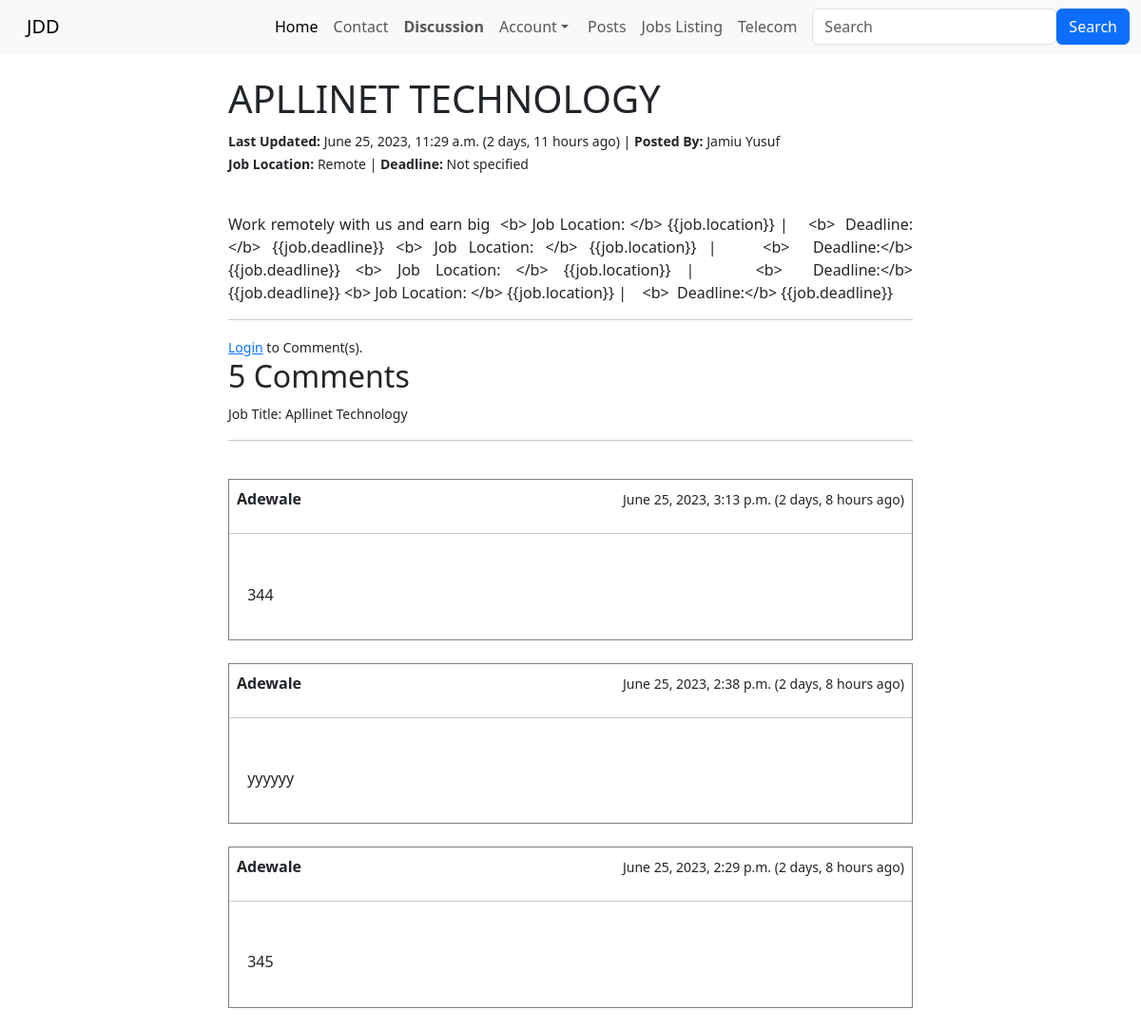
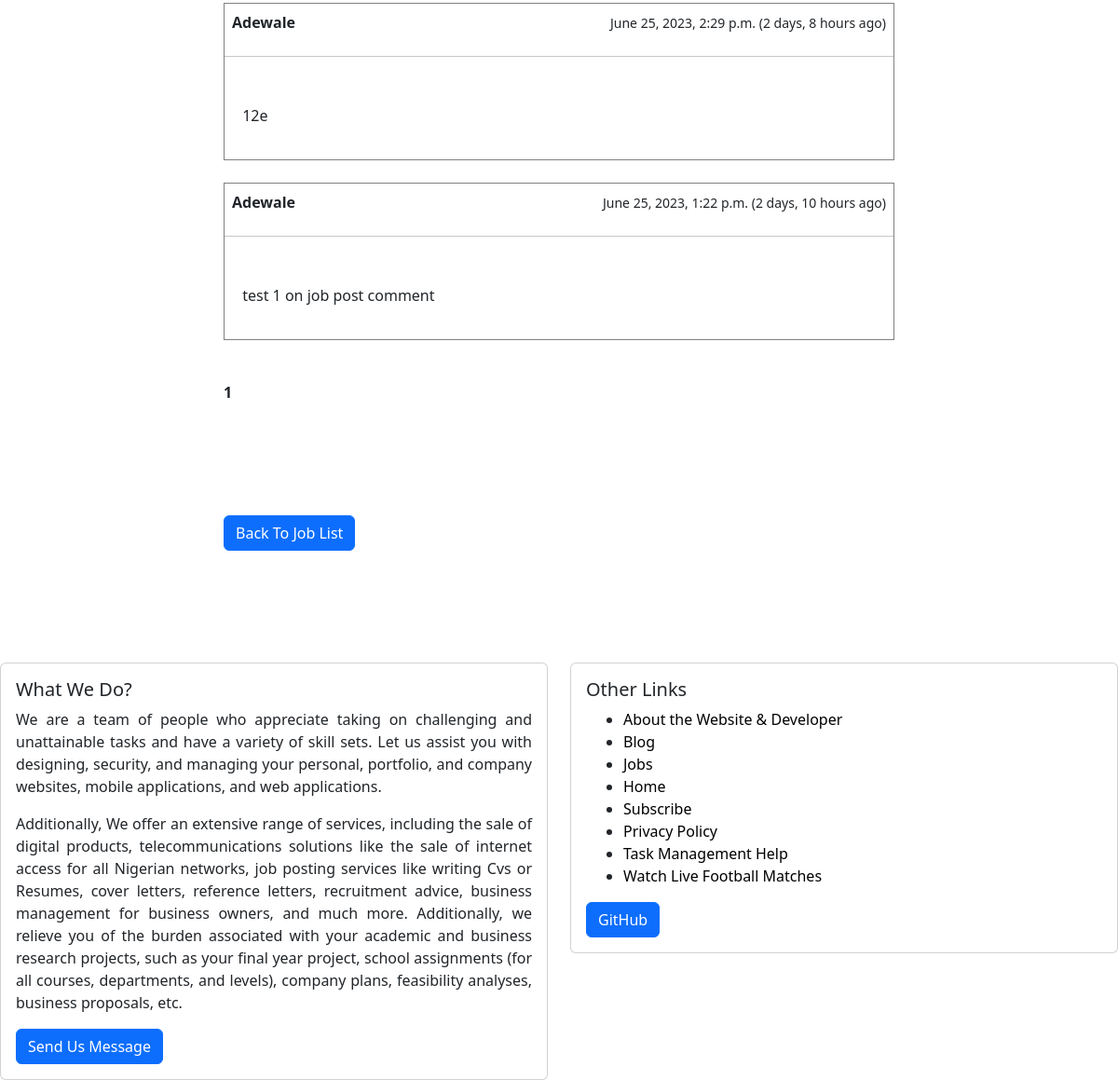
/job/job/3/, run on the app's committed database (2 pictures, top to bottom).
### job/models.py (models this page shows, shortened)
class JobPost(models.Model):
    author = models.ForeignKey(User, on_delete=models.CASCADE)
    title = models.CharField(max_length=255, unique=True)
    date = models.DateTimeField(auto_now_add=True)
    deadline = models.CharField(max_length=150, default='Not specified')
    location = models.CharField(max_length=150)
    category = models.CharField(max_length=150, default='uncategorized')
    content = RichTextField(blank=True, null=True, unique=True)

class JobComment(models.Model):
    user = models.ForeignKey(User, on_delete=models.CASCADE)
    post = models.ForeignKey(JobPost, on_delete=models.CASCADE, related_name='job_comments')
    content = RichTextField(blank=True, null=True)
    date = models.DateTimeField(auto_now_add=True)
    status = models.BooleanField(default=True)
    class Meta:
        ordering = ('-date', )

### job/views.py (the view)
# urls.py: path('job/<int:pk>/', JobDetailsView.as_view(), name='job_details'),
class JobDetailsView(DetailView):
    model = models.JobPost
    template_name = 'jobs/job_details.html'
    context_object_name = 'post'
    paginate_by = 5  # Number of comments per page
    def get_context_data(self, **kwargs):
        context = super().get_context_data(**kwargs)
        post = self.get_object()
        comments = post.job_comments.filter(status=True).order_by('-date')
        total_comments = comments.count()  # Get the total number of comments
        paginator = Paginator(comments, self.paginate_by)
        page_number = self.request.GET.get('page')
        try:
            page_obj = paginator.page(page_number)
        except PageNotAnInteger:
            page_obj = paginator.page(1)
        except EmptyPage:
            page_obj = paginator.page(paginator.num_pages)
        context['comments'] = page_obj
        context['comment_form'] = NewCommentForm()
        context['total_comments'] = total_comments  # Add total_comments to the context
        return context

### job/job_forms.py
class NewCommentForm(forms.ModelForm):
    content = forms.CharField(widget=CKEditorWidget())
    class Meta:
        model = models.JobComment
        fields = ( 'content',)
        widgets = {
            'content': forms.Textarea(attrs={'class': 'form-control'}),
        }

### job/templates/jobs/job_details.html (shortened to what this page needs)
{% extends 'home/base.html' %}
{% load static %}
{% load humanize %}
{% block body %}
<div class="container">
    <div class="row justify-content-center">
        <div class="col-lg-8">
            <div class="post-container">
                <div class="post-title">
                    <h1>{{ object.title | upper }}</h1>
                    {% if user.is_authenticated %}
                    <small>
                        <b>Last Updated:</b> {{ object.date }} ({{object.date | naturaltime}})  | <b>Posted By:</b> {{ object.author.first_name }}
                        {{ object.author.last_name }} |
                        <b>Category:</b> <a href="{% url 'jobs:job_category_list' object.category %}">{{ object.category }}</a> | <br>
                        <b> Job Location: </b> {{object.location}} |    <b>  Deadline:</b> {{object.deadline}}
                        {% if object.author.id == user.id %}
                        <a href="{% url 'jobs:edit_job_post' object.pk %}">(Edit)</a> |
                        <a href="{% url 'jobs:delete_job_post' object.pk %}">(Delete)</a>
                        {% endif %}
                    </small> <br> <br>
                    <p>
                        {{ object.content | safe }}
                    </p>
                    <hr>
                    {% else %}
                    <div >
                        <small>
                            <b>Last Updated:</b> {{ object.date }} ({{object.date | naturaltime}})  | <b>Posted By:</b> {{ object.author.first_name }}
                            {{ object.author.last_name }} <br>
                            <b> Job Location: </b> {{object.location}} |    <b>  Deadline:</b> {{object.deadline}}
                        </small> <br> <br>
                        <p>
                            {{ object.content | safe }}
                        </p>
                        <hr>
                        <small>
                            <a href="{% url 'login' %}">Login</a> to  Comment(s).
                        </small>
                    </div>
                    {% endif %}
                </div>
                    <div>
                        {% with total_comments as comments_count %}
                        <h2>
                            {{ comments_count }} Comment{{ comments_count|pluralize }}
                        </h2>
                        <small> Job Title: {{object.title}} </small><hr><br>
                        {% endwith %}
                    </div>
                    <div>
                    {% for comment in comments %}
                    <div style="border: 1px solid gray;">
                                <div class="d-flex" >
                                    <div class="p-2 flex-grow-1"><b>{{ comment.user }}</b></div>
                                    <div class="p-2"><small>{{ comment.date }} ({{ comment.date|naturaltime }})</small></div>
                                </div>
                                <hr>
                                <div class="comments" > {{ comment.content | safe |linebreaks }}</div>
                    </div>  <br>
                    {% empty %}
                        <p>There are no comments for this job post</p>
                    {% endfor %}
                    </div>
                    <div class="pagination">
                        {% for page_num in comments.paginator.page_range %}
                            {% if page_num == comments.number %}
                                <span class="pagination-number current-page">{{ page_num }}</span>
                            {% else %}
                                <a href="?page={{ page_num }}" class="pagination-link">{{ page_num }}</a>
                            {% endif %}
                        {% endfor %}
                    </div>
                    <br><br><br>
                <br><br>
                <a href="{% url 'jobs:job_list' %}" class="btn btn-primary">Back To Job List</a><br><br>
            </div>
        </div>
    </div>
</div>
{% endblock %}

### job/templates/jobs/job_details.html (style rules this page uses)
.post-title { margin: auto; text-align: justify; max-width: 55rem; width: 100%; }
.comments { padding: 1.2rem; }
.pagination { margin-top: 20px; text-align: center; }
.current-page { font-weight: bold; }

### data on the page
JobPost: title "APLLINET TECHNOLOGY", date "June 25, 2023, 11:29 a.m.", date "2 days, 11 hours ago", author.first_name "Jamiu", author.last_name "Yusuf", location "Remote", deadline "Not specified", content "Work remotely with us and earn big <b> Job Location: </b> {{job.location}} | <b> Deadline:</b> {{job.deadline}} <b> Job Location: </b> {{job.location}} | <b> Deadline:</b> {{job.deadline}} <b> Job Location: </b> {{job.location}} | <b> Deadline:</b> {{job.deadline}} <b> Job Location: </b> {{job.location}} | <b> Deadline:</b> {{job.deadline}}", title "Apllinet Technology"
JobComment: user "Adewale", date "June 25, 2023, 3:13 p.m.", date "2 days, 8 hours ago", content "344"
JobComment: user "Adewale", date "June 25, 2023, 2:38 p.m.", date "2 days, 8 hours ago", content "yyyyyy"
JobComment: user "Adewale", date "June 25, 2023, 2:29 p.m.", date "2 days, 8 hours ago", content "345"
JobComment: user "Adewale", date "June 25, 2023, 2:29 p.m.", date "2 days, 8 hours ago", content "12e"
JobComment: user "Adewale", date "June 25, 2023, 1:22 p.m.", date "2 days, 10 hours ago", content "test 1 on job post comment"

### other printed values
{{ comments_count }} "5"
{{ page_num }} "1"
